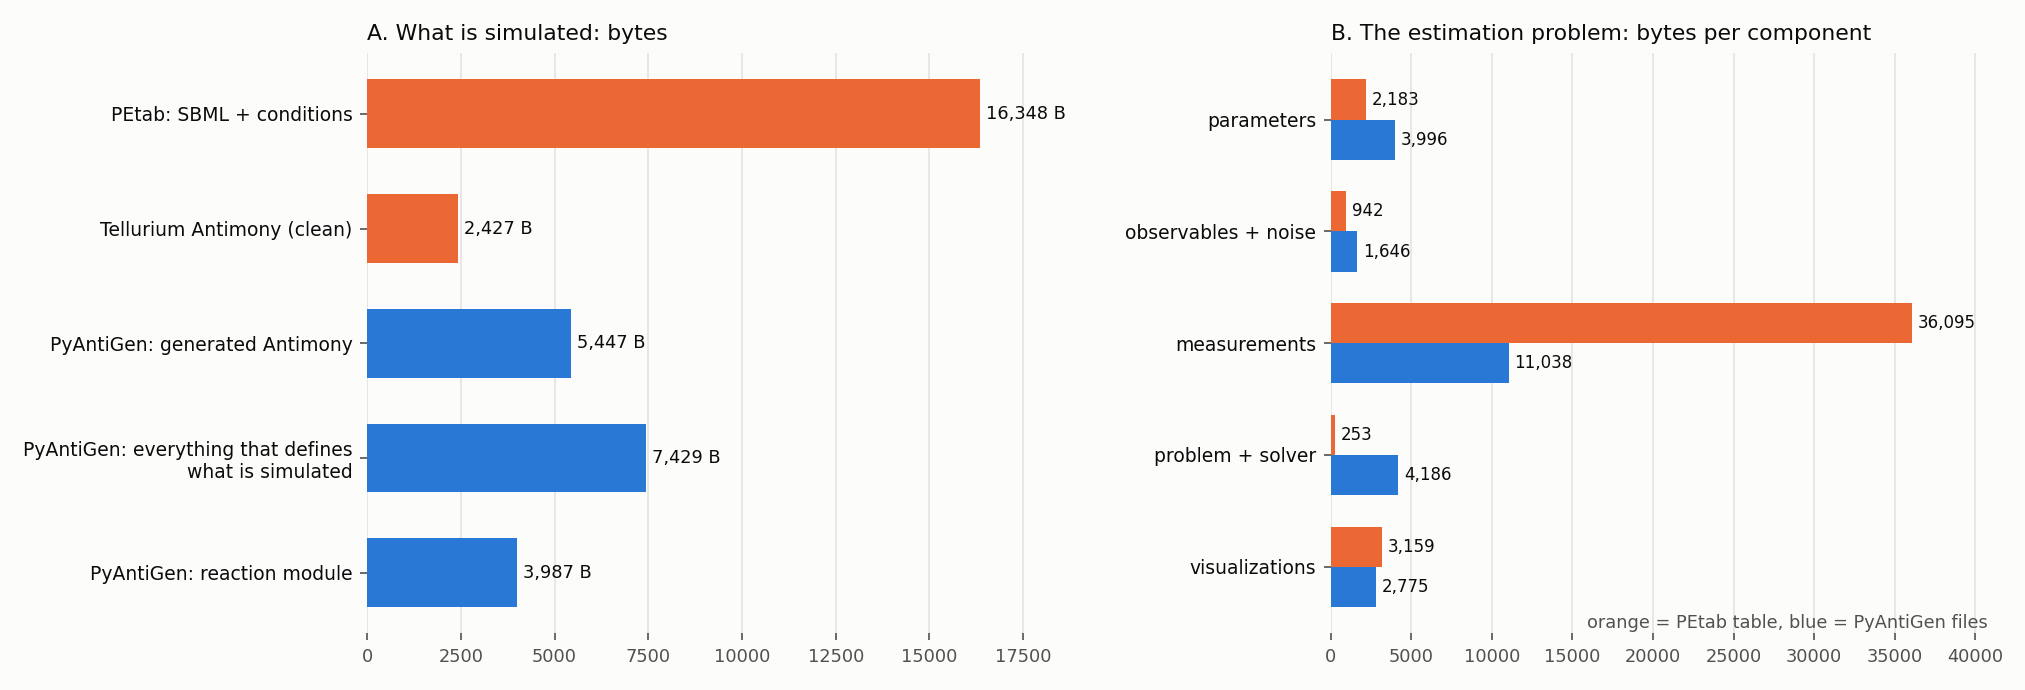

This chart was generated by the following Python code:
"""How much does PyAntiGen compress Schwen_PONE2014?  Two questions, measured separately.

  A. WHAT IS SIMULATED.  PEtab: the SBML (14 reactions, 11 species, 14 parameters, three initial assignments) and
     conditions.tsv (19 rows, one column).  PyAntiGen: a module whose two receptor types are one loop, a 19-row conditions table, a
     hook that gives each replicate its insulin and one that sets the receptor numbers from the fitted parameters.
  B. THE ESTIMATION PROBLEM.  PEtab's parameters / observables / measurements / problem / visualization tables against
     PyAntiGen's Optimizer_settings / Loss_config / Data / Experiment / Plots.

    python benchmarks/Schwen_PONE2014/compression.py [--petab <dir with problem.yaml>]

Writes COMPRESSION.md and compression.png next to this file. Sizes: bytes, non-blank lines, code lines (no comments or
docstrings) and gzip -9 (petab2pyantigen.compression).
"""
import argparse
import sys
from pathlib import Path

HERE = Path(__file__).resolve().parent
ROOT = HERE.parent.parent
sys.path.insert(0, str(ROOT))

from petab2pyantigen.compression import Size, function_range, measure, measure_text, total        # noqa: E402
from petab2pyantigen.petab_reader import load_petab                                               # noqa: E402
from petab2pyantigen.sbml_to_antimony import sbml_to_antimony                                     # noqa: E402

MODEL = "Schwen_PONE2014"
MODULE = ROOT / "antimony_modules" / "Signaling" / "insulin_receptor_Schwen_PONE2014.py"
PROJECT = ROOT / "problems" / MODEL
MODS = PROJECT / "Modules"
AM = ROOT / "antimony_models" / MODEL
DATA = ROOT / "data"


def fmt(s: Size) -> str:
    return f"{s.bytes:,} | {s.lines:,} | {s.code:,} | {s.gzip:,}"


def main(argv=None):
    ap = argparse.ArgumentParser(description=__doc__, formatter_class=argparse.RawDescriptionHelpFormatter)
    ap.add_argument("--petab", default=str(ROOT.parent / "petab-benchmark-problems" / "problems" / MODEL / "v1"))
    args = ap.parse_args(argv)
    petab = load_petab(args.petab)
    pf = petab.files
    L = []

    # ------------------------------------------------------------------ A. what is simulated
    sbml = measure(petab.sbml_path)
    cond_tsv = measure(pf["conditions"][0])
    ant = sbml_to_antimony(petab.sbml_path)
    tell_raw, tell_clean = measure_text(ant.raw), measure_text(ant.text)

    from pyantigen.generate.antimony_utils import load_antimony_files
    gen = measure_text(load_antimony_files(MODEL, str(ROOT)))               # the Antimony the engine simulates
    module = measure(MODULE)
    values = measure(AM / f"{MODEL}_parameters.csv") + measure(AM / f"{MODEL}_InitialConditions.csv")
    cond_csv = measure(DATA / f"{MODEL}_conditions.csv")
    hooks = measure(MODS / "Update_parameters.py") + measure(MODS / "Update_opt_parameters.py")
    exp_fn = measure(MODS / "Experiment.py", *function_range(MODS / "Experiment.py", "_build_experiment"))
    sim_petab = sbml + cond_tsv
    sim_pa = module + values + cond_csv + hooks + exp_fn

    L += [f"# How much does PyAntiGen compress {MODEL}?", "",
          "Two questions, measured separately. Sizes: bytes, non-blank lines, **code lines** (no comments or docstrings; for "
          "data files, the same as lines) and **gzip -9** bytes, the baseline any representation has to beat to claim it "
          "removed information and not only repetition.", "",
          "## A. What is simulated", "",
          "The model is small: 14 reactions in PEtab (12 here: the two `Uptake` running totals nobody observes are dropped), two receptor "
          "types that follow one pattern (binding, dissociation, internalisation, recycling, degradation), unspecific binding, "
          "and observables that are log10 of a fitted scale times a signal. PyAntiGen has one loop over the receptor type and a replicate "
          "per condition that sets the insulin the cells start with; the receptor numbers are initial amounts of the fitted `ini_R1` and "
          "`ini_R2fold`.", "",
          "| representation | bytes | lines | code | gzip |", "| --- | ---: | ---: | ---: | ---: |",
          f"| PEtab SBML (`model.xml`) | {fmt(sbml)} |",
          f"| PEtab `conditions.tsv` | {fmt(cond_tsv)} |",
          f"| **PEtab, what is simulated: SBML + conditions** | **{fmt(sim_petab)}** |",
          f"| Antimony from Tellurium (`sbmlToAntimony`) | {fmt(tell_raw)} |",
          f"| ... without the `X is \"name\"` lines, annotations and notes | {fmt(tell_clean)} |",
          f"| Antimony PyAntiGen generates (12 reactions, rules, parameter and initial values) | {fmt(gen)} |",
          f"| PyAntiGen module: the reactions and rules (`insulin_receptor_Schwen_PONE2014.py`) | {fmt(module)} |",
          f"| + value files (`_parameters.csv`, `_InitialConditions.csv`) | {fmt(values)} |",
          f"| + conditions table (`data/*_conditions.csv`, 19 rows) | {fmt(cond_csv)} |",
          f"| + hooks (`Update_parameters.py`, `Update_opt_parameters.py`) | {fmt(hooks)} |",
          f"| + `Experiment._build_experiment` (the loop over conditions) | {fmt(exp_fn)} |",
          f"| **PyAntiGen, what is simulated: all of the above** | **{fmt(sim_pa)}** |", "",
          f"In bytes PyAntiGen's definition is {sim_petab.bytes / sim_pa.bytes:.1f}x smaller than PEtab's "
          f"({sim_pa.bytes:,} against {sim_petab.bytes:,}); after gzip {sim_petab.gzip / sim_pa.gzip:.1f}x "
          f"({sim_pa.gzip:,} against {sim_petab.gzip:,}). Against the Antimony Tellurium writes from the SBML "
          f"({tell_clean.bytes:,} bytes clean) the whole PyAntiGen definition is "
          + (f"{tell_clean.bytes / sim_pa.bytes:.1f}x smaller" if sim_pa.bytes < tell_clean.bytes else f"{sim_pa.bytes / tell_clean.bytes:.1f}x as large")
          + f" ({sim_pa.code} against {tell_clean.code} code lines); the Antimony it generates is {gen.bytes / tell_clean.bytes:.1f}x "
          "as large as the clean one, because the generator writes every species in a rate as `(X / V)` and multiplies by `V` again.", ""]

    # ------------------------------------------------------------------ B. the estimation problem
    pt = {k: measure(pf[k][0]) for k in ("parameters", "measurements", "observables", "yaml")}
    viz = measure(pf["visualization"][0])
    py = {n: measure(MODS / f"{n}.py") for n in ("Optimizer_settings", "Loss_config", "Data", "Experiment", "Plots",
                                                  "Solver_settings", "Events", "Observed_species")}
    datacsv = measure(DATA / f"{MODEL}.csv")
    harness = total([measure(PROJECT / f) for f in ("AntiGen_paths.py", "Model_run.py", "Model_generate.py")])
    pairs = [
        ("parameters (30 estimated: 28 + the two noise parameters; bounds, scale, nominal values, six priors; 30 rows)", pt["parameters"],
         py["Optimizer_settings"], "`Optimizer_settings.py` (nominal values are in the parameters file; the noise parameters are profiled)"),
        ("observables and noise model (4 observables, log10 scale, 2 noise parameters; the formulas are rules of the model, counted in A)", pt["observables"],
         py["Loss_config"], "`Loss_config.py` (which noise parameter each observable shares)"),
        ("measurements", pt["measurements"], datacsv + py["Data"], "`data/*.csv` + `Data.py`"),
        ("problem definition and solver", pt["yaml"], py["Experiment"] + py["Solver_settings"] + py["Events"] + py["Observed_species"],
         "`Experiment.py` + `Solver_settings.py` + two stubs"),
        ("visualizations", viz, py["Plots"], "`Plots.py`"),
    ]
    petab_total = total(p for _n, p, _q, _f in pairs)
    pa_total = total(q for _n, _p, q, _f in pairs)
    L += ["## B. The estimation problem: PEtab tables against Loss_config, Optimizer_settings and the rest", "",
          "Everything PEtab states besides the SBML and the conditions (which part A counts). `Experiment.py` here also holds "
          "the framework's dataclass; the PyAntiGen side contains things PEtab has no place for (the optimizer choice, an "
          "AMICI variant, solver tolerances).", "",
          "| PEtab | bytes | lines | gzip | PyAntiGen | bytes | code lines | gzip | bytes ratio |",
          "| --- | ---: | ---: | ---: | --- | ---: | ---: | ---: | ---: |"]
    for name, p, q, files in pairs:
        L.append(f"| {name} | {p.bytes:,} | {p.lines:,} | {p.gzip:,} | {files} | {q.bytes:,} | {q.code:,} | {q.gzip:,} | "
                 f"{q.bytes / max(p.bytes, 1):.2f} |")
    L += [f"| **total** | **{petab_total.bytes:,}** | **{petab_total.lines:,}** | **{petab_total.gzip:,}** | | "
          f"**{pa_total.bytes:,}** | **{pa_total.code:,}** | **{pa_total.gzip:,}** | **{pa_total.bytes / petab_total.bytes:.2f}** |", "",
          f"A fixed harness (`AntiGen_paths.py`, `Model_run.py`, `Model_generate.py`: {harness.bytes:,} bytes, {harness.code} code "
          "lines), the same for every model, has no PEtab counterpart.", ""]

    def fn(path, name):
        lo, hi = function_range(path, name)
        return measure(path, lo, hi).code

    info = [
        ("the observables and which noise parameter they share", "`Loss_config.py`: `Schwen_loss_config`", fn(MODS / "Loss_config.py", "Schwen_loss_config")),
        ("the 28 fitted parameters, their bounds, start and scale", "`Optimizer_settings.py`: `_build_Schwen_fit`",
         fn(MODS / "Optimizer_settings.py", "_build_Schwen_fit")),
        ("what distinguishes the 19 conditions", "`Update_parameters.py`: `update_Schwen`",
         fn(MODS / "Update_parameters.py", "update_Schwen")),
        ("one replicate per condition", "`Experiment.py`: `_build_experiment`", fn(MODS / "Experiment.py", "_build_experiment")),
        ("which data belong to a replicate", "`Data.py`: `load_Schwen_data`", fn(MODS / "Data.py", "load_Schwen_data")),
        ("the simulated minutes and the output grid", "`Solver_settings.py`: `solver_settings_Schwen`",
         fn(MODS / "Solver_settings.py", "solver_settings_Schwen")),
    ]
    state_total = sum(c for _a, _b, c in info)
    L += ["### The statements themselves", "", "| statement | where | code lines |", "| --- | --- | ---: |"]
    L += [f"| {a} | {b} | {c} |" for a, b, c in info]
    L += ["", f"Together {state_total} code lines, plus the reaction module ({module.code} code lines) and two small data files "
          f"({cond_csv.lines} + {datacsv.lines} lines).", ""]

    all_petab = petab_total + sim_petab
    all_pa = pa_total + sim_pa
    L += ["## Summary", "",
          f"* **What is simulated:** PyAntiGen's definition is {sim_petab.bytes / sim_pa.bytes:.1f}x "
          f"{'smaller' if sim_pa.bytes < sim_petab.bytes else 'larger'} in bytes than PEtab's ({sim_pa.bytes:,} against "
          f"{sim_petab.bytes:,}; {sim_petab.gzip / sim_pa.gzip:.1f}x after gzip). PEtab's SBML is {sbml.bytes / module.bytes:.1f}x the reaction "
          "module: 14 kinetic laws as MathML trees, against a loop over the two receptor types. With 12 reactions the model is too small for a loop "
          "to save much; the hooks and the conditions table are a large part of PyAntiGen's side.",
          f"* **Estimation problem:** {pa_total.bytes / petab_total.bytes:.2f}x the bytes of PEtab's tables "
          f"({pa_total.bytes:,} against {petab_total.bytes:,}). The measurement table is the one place PyAntiGen is much smaller "
          f"({pt['measurements'].bytes:,} bytes against {datacsv.bytes + py['Data'].bytes:,} for the data file and its loader): PEtab repeats "
          "the observable, both condition ids and four observable parameters on every row. The rest is code that PEtab has no place for "
          "(the optimizer variants, the loss configuration, the priors as engine settings, the solver grid).",
          f"* **Everything, harness excluded:** {all_pa.bytes:,} bytes against {all_petab.bytes:,} "
          f"({all_petab.bytes / all_pa.bytes:.1f}x).", ""]
    (HERE / "COMPRESSION.md").write_text("\n".join(L), encoding="utf-8")
    print("\n".join(L))
    figure(sbml, cond_tsv, sim_petab, tell_clean, gen, module, sim_pa, pairs)


def figure(sbml, cond_tsv, sim_petab, tell_clean, gen, module, sim_pa, pairs):
    import matplotlib
    matplotlib.use("Agg")
    import matplotlib.pyplot as plt

    INK, MUTED, GRID, SURFACE = "#0b0b0b", "#52514e", "#e4e3df", "#fcfcfb"
    PETAB, PYANTIGEN = "#eb6834", "#2a78d6"
    fig, axes = plt.subplots(1, 2, figsize=(13.5, 4.6), facecolor=SURFACE, gridspec_kw={"width_ratios": [1.1, 1.0]})
    for ax in axes:
        ax.set_facecolor(SURFACE)
        ax.grid(True, axis="x", color=GRID, linewidth=0.8)
        ax.set_axisbelow(True)
        ax.tick_params(colors=MUTED, labelsize=8.5)
        for sp in ax.spines.values():
            sp.set_visible(False)

    ax = axes[0]
    rows = [("PEtab: SBML + conditions", sim_petab.bytes, PETAB), ("Tellurium Antimony (clean)", tell_clean.bytes, PETAB),
            ("PyAntiGen: generated Antimony", gen.bytes, PYANTIGEN), ("PyAntiGen: everything that defines\nwhat is simulated", sim_pa.bytes, PYANTIGEN),
            ("PyAntiGen: reaction module", module.bytes, PYANTIGEN)]
    ys = list(range(len(rows)))[::-1]
    ax.barh(ys, [r[1] for r in rows], color=[r[2] for r in rows], height=0.6)
    for y, r in zip(ys, rows):
        ax.text(r[1] + sim_petab.bytes * 0.01, y, f"{r[1]:,} B", va="center", fontsize=8.5, color=INK)
    ax.set_yticks(ys)
    ax.set_yticklabels([r[0] for r in rows], color=INK, fontsize=9)
    ax.set_xlim(0, sim_petab.bytes * 1.2)
    ax.set_title("A. What is simulated: bytes", loc="left", color=INK, fontsize=10.5)

    ax = axes[1]
    names = ["parameters", "observables + noise", "measurements", "problem + solver", "visualizations"]
    ys = list(range(len(pairs)))[::-1]
    h = 0.36
    top = max(max(p.bytes, q.bytes) for _n, p, q, _f in pairs)
    ax.barh([y + h / 2 for y in ys], [p.bytes for _n, p, _q, _f in pairs], height=h, color=PETAB)
    ax.barh([y - h / 2 for y in ys], [q.bytes for _n, _p, q, _f in pairs], height=h, color=PYANTIGEN)
    for y, (_n, p, q, _f) in zip(ys, pairs):
        ax.text(p.bytes + top * 0.01, y + h / 2, f"{p.bytes:,}", va="center", fontsize=8, color=INK)
        ax.text(q.bytes + top * 0.01, y - h / 2, f"{q.bytes:,}", va="center", fontsize=8, color=INK)
    ax.set_yticks(ys)
    ax.set_yticklabels(names, color=INK, fontsize=9)
    ax.set_xlim(0, top * 1.15)
    ax.set_title("B. The estimation problem: bytes per component", loc="left", color=INK, fontsize=10.5)
    ax.text(top * 1.13, ys[-1] - 0.55, "orange = PEtab table, blue = PyAntiGen files", ha="right", fontsize=8.5, color=MUTED)
    fig.tight_layout()
    fig.savefig(HERE / "compression.png", dpi=150, facecolor=SURFACE)
    print("wrote", HERE / "compression.png")


if __name__ == "__main__":
    main()
